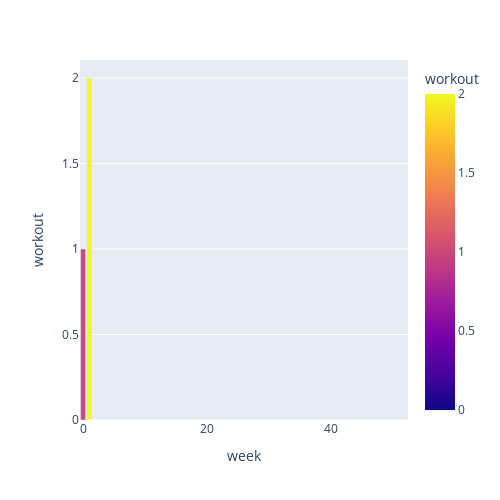

Source (notebook cell):
### Code cell
import plotly.express as px
fig=px.bar(grouped,x='week', y='workout',width=500, height=500,color='workout')
fig.show()

### Figure 1 — Plotly figure (JSON) as saved in the notebook; plotly's stock layout.template omitted (floating-point values rounded to 4 significant figures)
{"data": [{"alignmentgroup": "True", "hovertemplate": "week=%{x}<br>workout=%{marker.color}<extra></extra>", "legendgroup": "", "marker": {"color": [1, 2, 0, 0, 0, 0, 0, 0, 0, 0, 0, 0, 0, 0, 0, 0, 0, 0, 0, 0, 0, 0, 0, 0, 0, 0, 0, 0, 0, 0, 0, 0, 0, 0, 0, 0, 0, 0, 0, 0, 0, 0, 0, 0, 0, 0, 0, 0, 0, 0, 0, 0, 0], "coloraxis": "coloraxis"}, "name": "", "offsetgroup": "", "orientation": "v", "showlegend": false, "textposition": "auto", "type": "bar", "x": [0, 1, 2, 3, 4, 5, 6, 7, 8, 9, 10, 11, 12, 13, 14, 15, 16, 17, 18, 19, 20, 21, 22, 23, 24, 25, 26, 27, 28, 29, 30, 31, 32, 33, 34, 35, 36, 37, 38, 39, 40, 41, 42, 43, 44, 45, 46, 47, 48, 49, 50, 51, 52], "xaxis": "x", "y": [1, 2, 0, 0, 0, 0, 0, 0, 0, 0, 0, 0, 0, 0, 0, 0, 0, 0, 0, 0, 0, 0, 0, 0, 0, 0, 0, 0, 0, 0, 0, 0, 0, 0, 0, 0, 0, 0, 0, 0, 0, 0, 0, 0, 0, 0, 0, 0, 0, 0, 0, 0, 0], "yaxis": "y"}], "layout": {"barmode": "relative", "coloraxis": {"colorbar": {"title": {"text": "workout"}}, "colorscale": [[0, "#0d0887"], [0.1111, "#46039f"], [0.2222, "#7201a8"], [0.3333, "#9c179e"], [0.4444, "#bd3786"], [0.5556, "#d8576b"], [0.6667, "#ed7953"], [0.7778, "#fb9f3a"], [0.8889, "#fdca26"], [1, "#f0f921"]]}, "height": 500, "legend": {"tracegroupgap": 0}, "margin": {"t": 60}, "width": 500, "xaxis": {"anchor": "y", "domain": [0, 1], "title": {"text": "week"}}, "yaxis": {"anchor": "x", "domain": [0, 1], "title": {"text": "workout"}}}}
